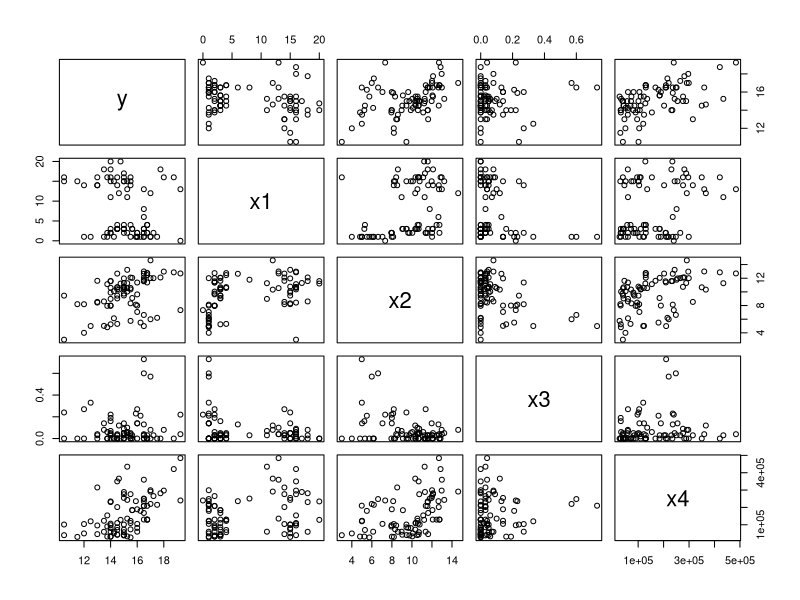

Write the R code that produced this figure.
comm = read.table("data/commercial.txt", header=T)
summary(comm)
plot(comm) 
cor(comm)
fit = lm(y ~ x1 + x2 + x3 + x4, comm)
summary(fit) # (c) y = 1.220e+01 + x1 * -1.420e-01 + 2.820e-01 * x2  + 6.193e-01 * x3 + 7.924e-06 * x4
# (d) H0: B0 = B1 = B2 = B3 = B4 = 0 
# H1: B0 != 0 || B1 != 0 || B2 != 0 || B3 != 0 || B4 != 0
# P-value = 7.272e-14 < .01, significant, reject H0
# (e) Multiple R-squared:  0.5847
# (f) 3.89e-09 < .05 2.75e-05 < .05 1.98e-07 < .05, 0.57 > .05, 
# so x1, x2 and x4 are significant while x3 is not
newx = data.frame(x1=c(4,6,12), x2=c(10,11.5,12.5), x3=c(.1,0,.32), x4=10000*c(8,12,34))
predict(fit, newx, interval="pred")
